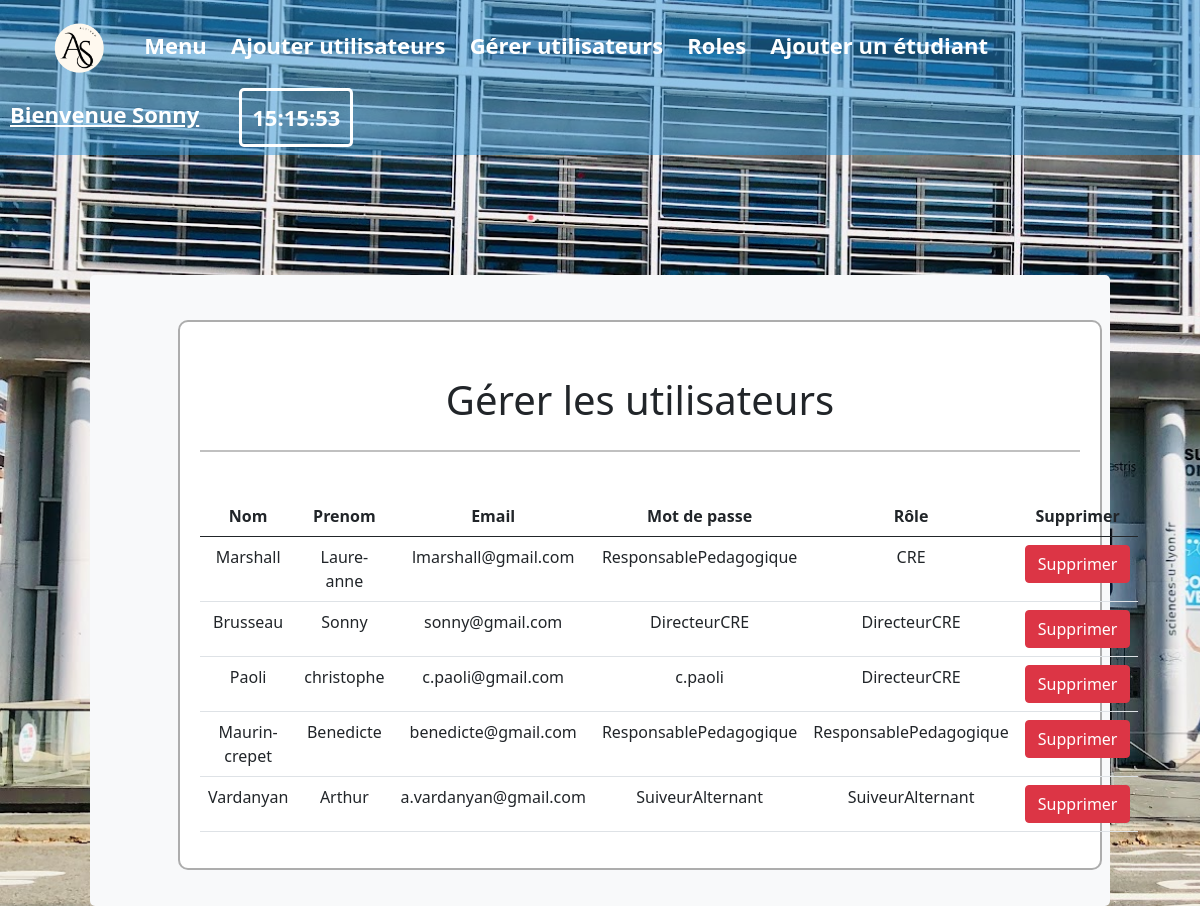
The app's page /adminUtilisateur.php (signed in) with its own data.
### tables this page shows
CREATE TABLE IF NOT EXISTS `utilisateurs` (
    `id_utilisateur` INT NOT NULL AUTO_INCREMENT,
    `email` VARCHAR(50) DEFAULT NULL,
    `mdp` VARCHAR(50) DEFAULT NULL,
    `nom` VARCHAR(50) DEFAULT NULL,
    `prenom` VARCHAR(50) DEFAULT NULL,
    `id_role` INT NOT NULL,
    PRIMARY KEY (`id_utilisateur`),
    FOREIGN KEY (`id_role`) REFERENCES `roles`(`id_role`)
);

CREATE TABLE IF NOT EXISTS `roles` (
    `id_role` INT NOT NULL AUTO_INCREMENT,
    `nom_role` VARCHAR(50) DEFAULT NULL,
    PRIMARY KEY (`id_role`)
);

### adminUtilisateur.php (the view, shortened to what this page needs)
<!doctype html>
    <html lang="fr">
    <head>
        <link href="class1.css?<?php echo time(); ?>" rel="stylesheet">
        <link href="https://cdn.jsdelivr.net/npm/bootstrap@5.0.0-beta1/dist/css/bootstrap.min.css" rel="stylesheet">
    </head>
    <body class="bodyAdmin">
        <nav class="navbar navbar-default navbar-fixed-top">
            <div class="navbar-header">
                <a name="home" class="navLogo"
                href="home.php" style=""><img src="logo.png" class="logo"></img></a>
                <a class="navA" href="DirecteurCRE.php">Menu</a>
                <a class="navA" href="adminAddUtilisateur.php">Ajouter utilisateurs</a>
                <a class="navA" href="adminUtilisateur.php">Gérer utilisateurs</a>
                <a class="navA" href="adminRole.php">Roles</a>
                <a class="navA" href="adminAddStudent.php">Ajouter un étudiant</a>
            </div>
            <div class="divTime">
                <?php
                    if(isset($_SESSION['email'])) {
                        $email = $_SESSION['email'];
                        $db = mysqli_connect('localhost', 'root', '', 'alt_sup_project');
                        $sqlSelect = "SELECT prenom FROM utilisateurs WHERE email = '$email'";
                        $result = mysqli_query($db, $sqlSelect);
                        if(mysqli_num_rows($result) > 0) {
                            $row = mysqli_fetch_assoc($result);
                            $username = $row['prenom'];
                            echo "<a class='name'>Bienvenue $username</a>";
                        }
                        else {
                            echo "Utilisateur inconnu";
                        }
                        }
                        else {
                        header("Location: home.php");
                        exit();
                    }
                ?>
                <?php
                    echo "<a class='time' id='clock'></a>";
                ?>
            </div>
        </nav>
        <div class="containerAdmin text-center">
            <div class="divAdminMenu bg-light">
                    <div class="row">
                        <div class="col">
                            <div class="divTitle">
                                <h1>Gérer les utilisateurs</h1>
                            </div>
                            <table class="table">
                                <thead>
                                    <tr>
                                        <th>Nom</th>
                                        <th>Prenom</th>
                                        <th>Email</th>
                                        <th>Mot de passe</th>
                                        <th>Rôle</th>
                                        <th>Supprimer</th>
                                    </tr>
                                </thead>
                                <tbody>
                                    <?php
                                        $db = new PDO('mysql:host=localhost;dbname=alt_sup_project;charset=utf8mb4', 'root', '');
                                        $userData = $db->query("SELECT utilisateurs.*, roles.* FROM utilisateurs
                                        LEFT JOIN roles ON utilisateurs.id_role = roles.id_role
                                        ORDER BY roles.nom_role")->fetchAll();
                                        foreach ($userData as $row) {
                                            echo "<tr>
                                            <td>".$row['nom']."</td>
                                            <td>".$row['prenom']."</td>
                                            <td>".$row['email']."</td>
                                            <td>".$row['mdp']."</td>
                                            <td>".$row['nom_role']."</td>
                                            <td><form method='post'>
                                                <input type='hidden' name='id_supprimer' value='".$row['id_utilisateur']."'>
                                                <button type='submit' name='supprimer' class='btn btn-danger'>Supprimer</button>
                                            </form></td>
                                        </tr>";
                                        }
                                    ?>
                                </tbody>
                            </table>
                    </div>
                </div>
            </div>
        </div>
    </body>

### class1.css (style rules this page uses)
.navbar { padding: 20px 10px 20px 0px; background-color: #2691d979; transition: all ease 0.4s; z-index: 1; }
.navA { font-size: 22px; font-weight: 600; color: white; text-align: center; padding: 10px; text-decoration: none; transition: all 0.5s ; border-radius: 5px; }
.navbar-header { margin-left: 30px; }
.navLogo { font-size: 22px; color: white; text-align: center; padding: 10px; text-decoration: none; transition: all 0.5s ; border-radius: 5px; }
.name { font-size: 22px; font-weight: 600; color: white; padding: 10px; margin-right: 30px; text-decoration: underline; float: left; }
.time { font-size: 22px; color: white; padding: 10px; text-align: right; text-decoration: none; font-weight: 700; border: solid; border-radius: 5px; float: right; }
.divTime { margin-right: 30px; }
.logo { width: 80px; }
.bodyAdmin { margin: 0; padding: 0; height: 100%; background-image: url("CampusSciencesU.jpeg"); background-size: cover; }
.containerAdmin { border-radius: 5px; justify-content: center; align-items: center; display: flex; }
.divAdminMenu { margin-top: 10%; background: #b4b4b4; padding-bottom: 3%; padding-left: 5%; padding-right: 5%; border-radius: 5px; width: 85%; }
.divTitle { margin-bottom: 5%; margin-top: 5%; border-bottom: solid silver 2px; border-width: 100%; }
.divTitle h1 { margin-bottom: 3%; }
.divAdminMenu .row { margin-top: 5%; }
.divAdminMenu .col-md-4, .divAdminMenu .col-md-3, .divAdminMenu .col { border-radius: 10px; border: solid #adadad 2px; padding-top: 10px; padding-bottom: 20px; padding-left: 20px; padding-right: 20px; margin-left: 40px; margin-right: 40px; background: white; }
table { border: 5px; border-color: #adadad; }

### records on screen
utilisateurs: prenom "Sonny", nom "Brusseau", email "sonny@gmail.com", mdp "DirecteurCRE", id_role.nom_role "DirecteurCRE"
utilisateurs: nom "Marshall", prenom "Laure-anne", email "lmarshall@gmail.com", mdp "ResponsablePedagogique", id_role.nom_role "CRE"
utilisateurs: nom "Paoli", prenom "christophe", email "c.paoli@gmail.com", mdp "c.paoli", id_role.nom_role "DirecteurCRE"
utilisateurs: nom "Maurin-crepet", prenom "Benedicte", email "benedicte@gmail.com", mdp "ResponsablePedagogique", id_role.nom_role "ResponsablePedagogique"
utilisateurs: nom "Vardanyan", prenom "Arthur", email "a.vardanyan@gmail.com", mdp "SuiveurAlternant", id_role.nom_role "SuiveurAlternant"
